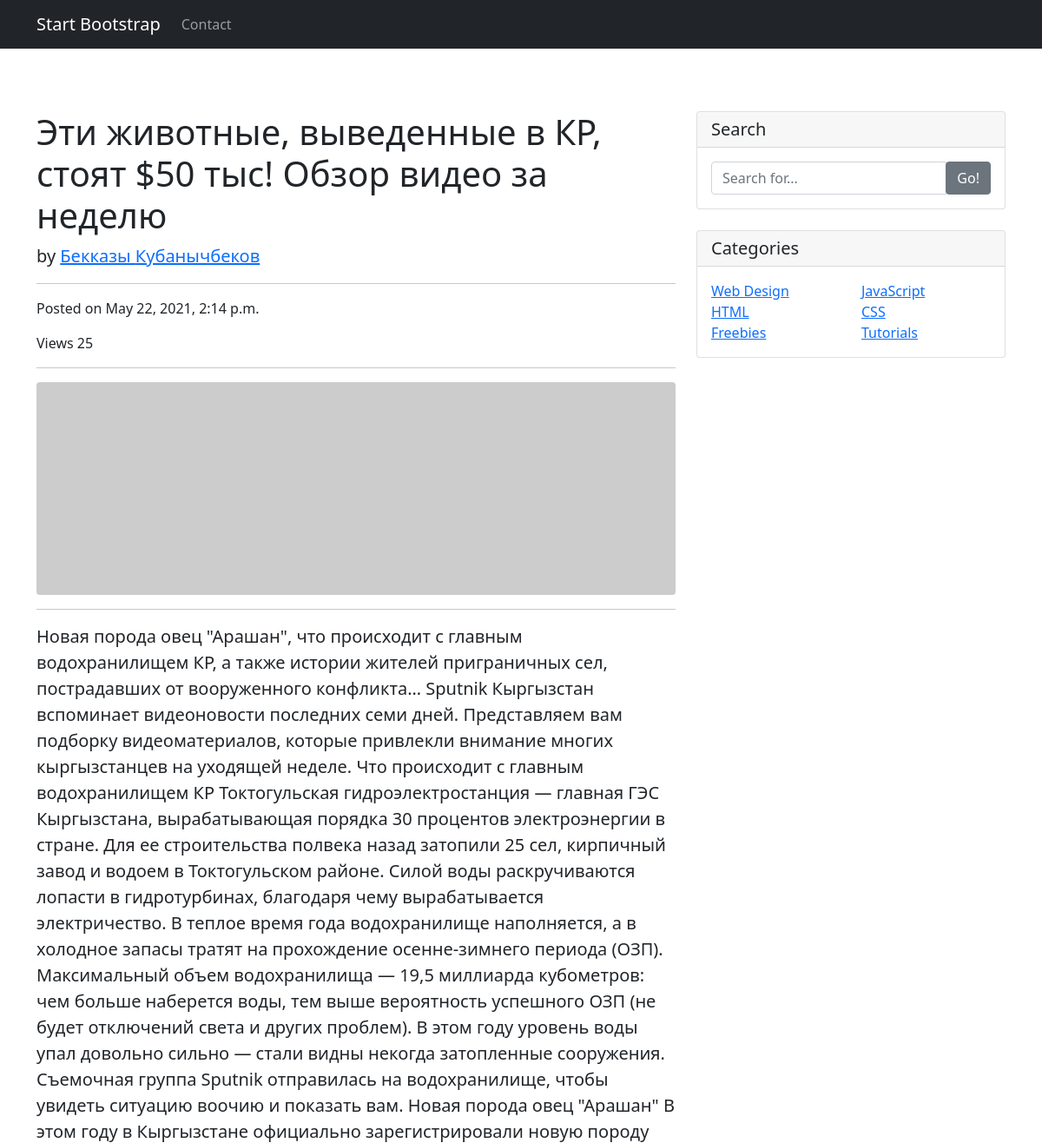
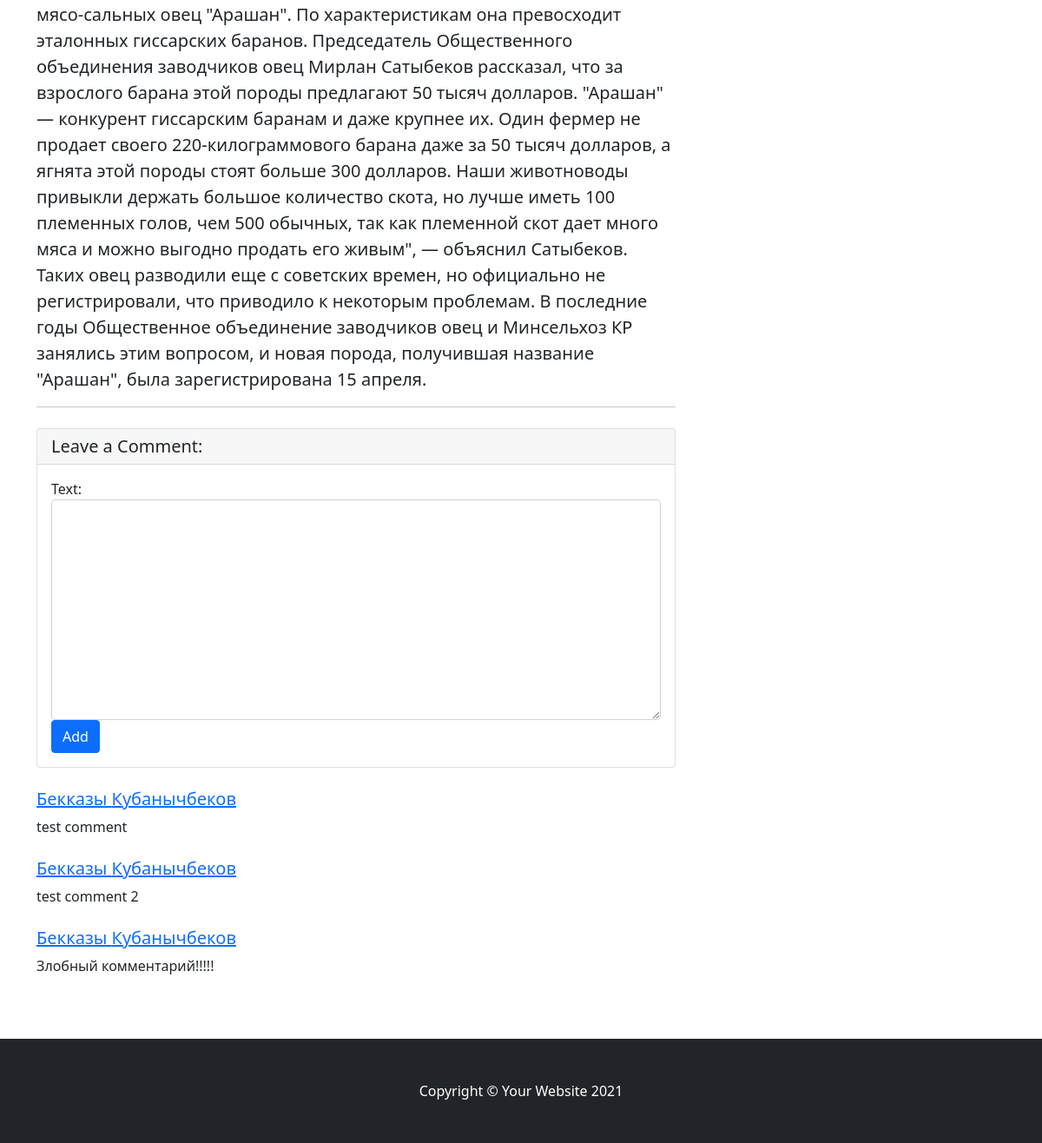
Page /view/2/ on the committed database (2 pictures, top to bottom).
### blog/models.py (models this page shows, shortened)
class Post(models.Model):
    owner = models.ForeignKey(User, on_delete=models.CASCADE)
    title = models.CharField(max_length=250)
    clipped_text = models.TextField(max_length=150)
    text = models.TextField()
    created_at = models.DateTimeField(auto_now=True)
    views = models.IntegerField(default=0)

class Comment(models.Model):
    owner = models.ForeignKey(User, on_delete=models.CASCADE)
    post = models.ForeignKey(Post, on_delete=models.CASCADE)
    text = models.TextField()

### blog/views.py (the view)
# urls.py: path('view/<int:pk>/', views.retrieve, name='retrieve'),
def retrieve(request, pk):
    post = get_object_or_404(Post, id=pk)
    post.views += 1
    post.save()
    if request.method == 'POST':
        form = CommentForms(request.POST)
        if form.is_valid():
            instance = Comment()
            instance.owner = request.user
            instance.post = post
            instance.text = form.cleaned_data['text']
            instance.save()
    else:
        form = CommentForms()
    comments = Comment.objects.filter(post=pk)
    context = {'post': post, 'form': form, 'comments': comments}
    return render(request, 'blog/view.html', context)

### blog/forms.py
class CommentForms(forms.Form):
    text = forms.CharField(widget=forms.Textarea(attrs=inputAttrs))

### blog/templates/blog/view.html (shortened to what this page needs)
{% extends "blog/base.html" %}
{% block body %}
    <div class="row">
        <div class="col-lg-8">
            <h1 class="mt-4">{{post.title}}</h1>
            <p class="lead">
                by
                <a href="/user/{{post.id}}">{{post.owner.last_name}} {{post.owner.first_name}}</a>
            </p>
            <hr />
            <p>Posted on {{post.created_at}}</p>
            <p>Views {{post.views}}</p>
            <hr />
            <img class="img-fluid rounded" src="https://via.placeholder.com/900x300" alt="..." />
            <hr />
            <p class="lead">{{post.text}}</p>
            <hr />
            <div class="card my-4">
                <h5 class="card-header">Leave a Comment:</h5>
                <div class="card-body">
                    <form method="post">
                        {{ form }}
                        <button class="btn btn-primary" type="submit">Add</button>
                    </form>
                </div>
            </div>
            {% for comment in comments %}
            <div class="media mb-4">
                <div class="media-body">
                    <h5 class="mt-0"><a href="/user/{{comment.owner.id}}"> {{ comment.owner.last_name }} {{ comment.owner.first_name }} </a></h5>
                    {{ comment.text }}
                </div>
            </div>
            {% endfor %}
        </div>
        <div class="col-md-4">
            <div class="card my-4">
                <h5 class="card-header">Search</h5>
                <div class="card-body">
                    <div class="input-group">
                        <input class="form-control" type="text" placeholder="Search for..." />
                        <span class="input-group-append"><button class="btn btn-secondary" type="button">Go!</button></span>
                    </div>
                </div>
            </div>
            <div class="card my-4">
                <h5 class="card-header">Categories</h5>
                <div class="card-body">
                    <div class="row">
                        <div class="col-lg-6">
                            <ul class="list-unstyled mb-0">
                                <li><a href="#!">Web Design</a></li>
                                <li><a href="#!">HTML</a></li>
                                <li><a href="#!">Freebies</a></li>
                            </ul>
                        </div>
                        <div class="col-lg-6">
                            <ul class="list-unstyled mb-0">
                                <li><a href="#!">JavaScript</a></li>
                                <li><a href="#!">CSS</a></li>
                                <li><a href="#!">Tutorials</a></li>
                            </ul>
                        </div>
                    </div>
                </div>
            </div>
        </div>
    </div>
{% endblock %}

### blog/templates/blog/base.html (shortened to what this page needs)
<!doctype html>
<html lang="ru">
<head>
    <link href="https://cdn.jsdelivr.net/npm/bootstrap@5.0.0/dist/css/bootstrap.min.css" rel="stylesheet">
</head>
<body>
    {% block nav %}
    <nav class="navbar navbar-expand-lg navbar-dark bg-dark">
        <div class="container">
            <a class="navbar-brand" href="#!">Start Bootstrap</a>
            <div class="collapse navbar-collapse" id="navbarResponsive">
                <ul class="navbar-nav me-auto">
                    <li class="nav-item"><a class="nav-link" href="#!">Contact</a></li>
                </ul>
            </div>
        </div>
    </nav>
    {% endblock %}
    <div class="container mt-5 mb-5">
        {% block body %} {% endblock %}
    </div>
    {% block footer %}
    <footer class="py-5 bg-dark">
        <div class="container"><p class="m-0 text-center text-white">Copyright &copy; Your Website 2021</p></div>
    </footer>
    {% endblock %}
</body>
</html>

### rows in the picture
Post: title "Эти животные, выведенные в КР, стоят $50 тыс! Обзор видео за неделю", owner.last_name "Бекказы", owner.first_name "Кубанычбеков", created_at "May 22, 2021, 2:14 p.m.", views "25", text "Новая порода овец \"Арашан\", что происходит с главным водохранилищем КР, а также истории жителей приграничных сел, пострадавших от вооруженного конфликта… Sputnik Кыргызстан вспоминает видеоновости последних семи дней. Представляем вам подборку видеоматериалов, которые привлекли внимание многих кыргызстанцев на уходящей неделе. Что происходит с главным водохранилищем КР Токтогульская гидроэлектростанция — главная ГЭС Кыргызстана, вырабатывающая порядка 30 процентов электроэнергии в стране. Для ее строительства полвека назад затопили 25 сел, кирпичный завод и водоем в Токтогульском районе. Силой воды раскручиваются лопасти в гидротурбинах, благодаря чему вырабатывается электричество. В теплое…"
Comment: owner.last_name "Бекказы", owner.first_name "Кубанычбеков", text "test comment"
Comment: owner.last_name "Бекказы", owner.first_name "Кубанычбеков", text "test comment 2"
Comment: owner.last_name "Бекказы", owner.first_name "Кубанычбеков", text "Злобный комментарий!!!!!"
